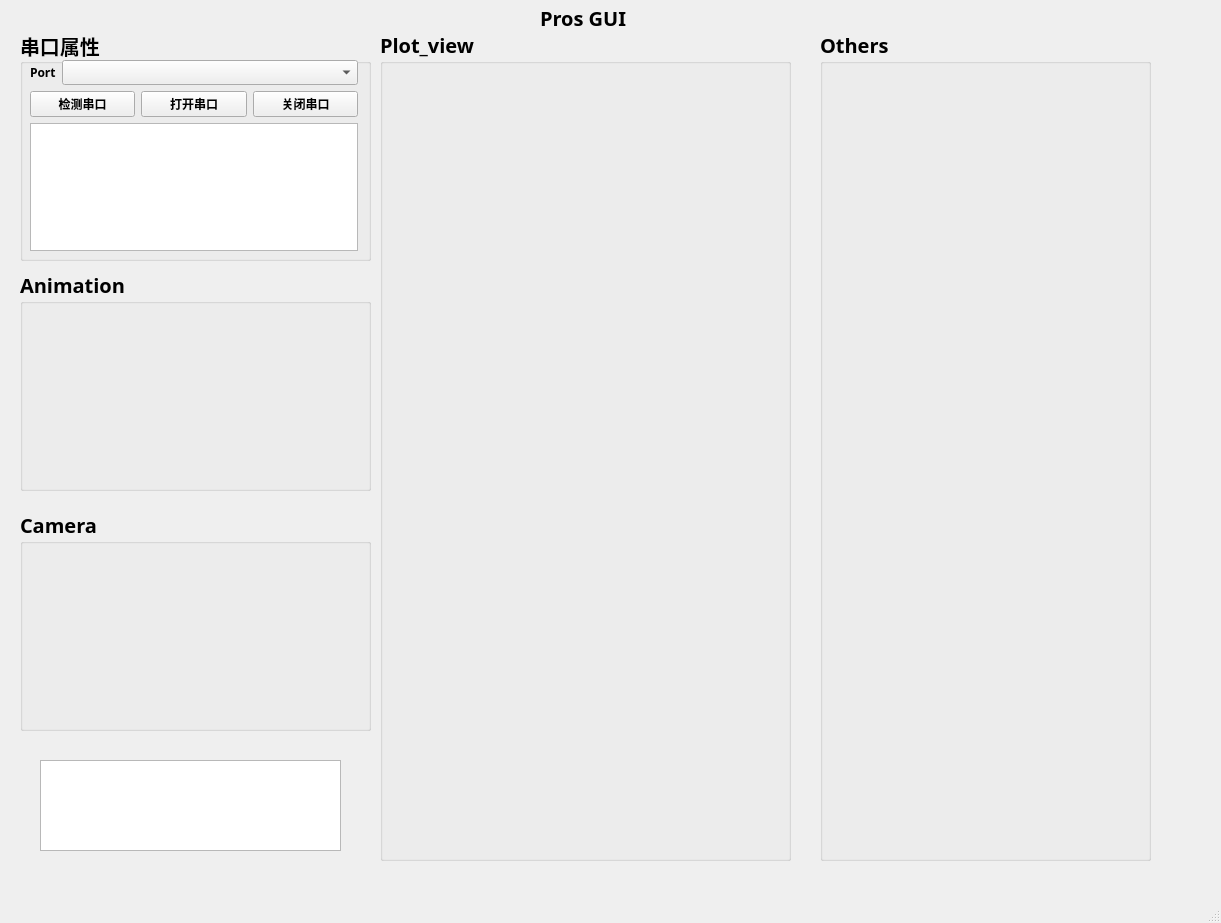
<?xml version="1.0" encoding="UTF-8"?>
<ui version="4.0">
 <class>MainWindow</class>
 <widget class="QMainWindow" name="MainWindow">
  <property name="geometry">
   <rect>
    <x>0</x>
    <y>0</y>
    <width>1221</width>
    <height>923</height>
   </rect>
  </property>
  <property name="font">
   <font>
    <family>微软雅黑</family>
    <pointsize>15</pointsize>
    <weight>75</weight>
    <bold>true</bold>
   </font>
  </property>
  <property name="windowTitle">
   <string>Prosthesis GUI</string>
  </property>
  <property name="windowIcon">
   <iconset>
    <normaloff>pros.png</normaloff>pros.png</iconset>
  </property>
  <widget class="QWidget" name="centralwidget">
   <widget class="QLabel" name="label_title">
    <property name="geometry">
     <rect>
      <x>540</x>
      <y>10</y>
      <width>101</width>
      <height>16</height>
     </rect>
    </property>
    <property name="sizePolicy">
     <sizepolicy hsizetype="Expanding" vsizetype="Expanding">
      <horstretch>0</horstretch>
      <verstretch>0</verstretch>
     </sizepolicy>
    </property>
    <property name="font">
     <font>
      <family>微软雅黑</family>
      <pointsize>15</pointsize>
      <weight>75</weight>
      <bold>true</bold>
     </font>
    </property>
    <property name="text">
     <string>Pros GUI</string>
    </property>
   </widget>
   <widget class="QGroupBox" name="groupBox">
    <property name="geometry">
     <rect>
      <x>20</x>
      <y>30</y>
      <width>351</width>
      <height>231</height>
     </rect>
    </property>
    <property name="sizePolicy">
     <sizepolicy hsizetype="Expanding" vsizetype="Expanding">
      <horstretch>0</horstretch>
      <verstretch>0</verstretch>
     </sizepolicy>
    </property>
    <property name="font">
     <font>
      <family>微软雅黑</family>
      <pointsize>15</pointsize>
      <weight>75</weight>
      <bold>true</bold>
     </font>
    </property>
    <property name="title">
     <string>串口属性</string>
    </property>
    <widget class="QWidget" name="layoutWidget">
     <property name="geometry">
      <rect>
       <x>10</x>
       <y>30</y>
       <width>328</width>
       <height>191</height>
      </rect>
     </property>
     <layout class="QVBoxLayout" name="verticalLayout_2">
      <item>
       <layout class="QHBoxLayout" name="horizontalLayout">
        <item>
         <widget class="QLabel" name="label_port">
          <property name="sizePolicy">
           <sizepolicy hsizetype="Expanding" vsizetype="Expanding">
            <horstretch>0</horstretch>
            <verstretch>0</verstretch>
           </sizepolicy>
          </property>
          <property name="font">
           <font>
            <family>微软雅黑</family>
            <pointsize>9</pointsize>
            <weight>75</weight>
            <bold>true</bold>
           </font>
          </property>
          <property name="text">
           <string>Port</string>
          </property>
         </widget>
        </item>
        <item>
         <widget class="QComboBox" name="combo_port">
          <property name="sizePolicy">
           <sizepolicy hsizetype="Expanding" vsizetype="Expanding">
            <horstretch>1</horstretch>
            <verstretch>0</verstretch>
           </sizepolicy>
          </property>
          <property name="font">
           <font>
            <family>微软雅黑</family>
            <pointsize>9</pointsize>
            <weight>75</weight>
            <bold>true</bold>
           </font>
          </property>
         </widget>
        </item>
       </layout>
      </item>
      <item>
       <layout class="QHBoxLayout" name="horizontalLayout_2">
        <item>
         <widget class="QPushButton" name="btn_check">
          <property name="sizePolicy">
           <sizepolicy hsizetype="Expanding" vsizetype="Expanding">
            <horstretch>0</horstretch>
            <verstretch>0</verstretch>
           </sizepolicy>
          </property>
          <property name="font">
           <font>
            <family>微软雅黑</family>
            <pointsize>9</pointsize>
            <weight>75</weight>
            <bold>true</bold>
           </font>
          </property>
          <property name="text">
           <string>检测串口</string>
          </property>
         </widget>
        </item>
        <item>
         <widget class="QPushButton" name="btn_open">
          <property name="sizePolicy">
           <sizepolicy hsizetype="Expanding" vsizetype="Expanding">
            <horstretch>0</horstretch>
            <verstretch>0</verstretch>
           </sizepolicy>
          </property>
          <property name="font">
           <font>
            <family>微软雅黑</family>
            <pointsize>9</pointsize>
            <weight>75</weight>
            <bold>true</bold>
           </font>
          </property>
          <property name="text">
           <string>打开串口</string>
          </property>
         </widget>
        </item>
        <item>
         <widget class="QPushButton" name="btn_close">
          <property name="sizePolicy">
           <sizepolicy hsizetype="Expanding" vsizetype="Expanding">
            <horstretch>0</horstretch>
            <verstretch>0</verstretch>
           </sizepolicy>
          </property>
          <property name="font">
           <font>
            <family>微软雅黑</family>
            <pointsize>9</pointsize>
            <weight>75</weight>
            <bold>true</bold>
           </font>
          </property>
          <property name="text">
           <string>关闭串口</string>
          </property>
         </widget>
        </item>
       </layout>
      </item>
      <item>
       <widget class="QTextEdit" name="text_port">
        <property name="font">
         <font>
          <family>微软雅黑</family>
          <pointsize>9</pointsize>
          <weight>75</weight>
          <bold>true</bold>
         </font>
        </property>
       </widget>
      </item>
     </layout>
    </widget>
   </widget>
   <widget class="QGroupBox" name="groupBox_2">
    <property name="geometry">
     <rect>
      <x>20</x>
      <y>270</y>
      <width>351</width>
      <height>221</height>
     </rect>
    </property>
    <property name="sizePolicy">
     <sizepolicy hsizetype="Expanding" vsizetype="Expanding">
      <horstretch>0</horstretch>
      <verstretch>0</verstretch>
     </sizepolicy>
    </property>
    <property name="font">
     <font>
      <family>微软雅黑</family>
      <pointsize>15</pointsize>
      <weight>75</weight>
      <bold>true</bold>
     </font>
    </property>
    <property name="title">
     <string>Animation</string>
    </property>
    <widget class="QWidget" name="verticalLayoutWidget">
     <property name="geometry">
      <rect>
       <x>69</x>
       <y>29</y>
       <width>211</width>
       <height>181</height>
      </rect>
     </property>
     <layout class="QVBoxLayout" name="animation_view"/>
    </widget>
   </widget>
   <widget class="QGroupBox" name="groupBox_3">
    <property name="geometry">
     <rect>
      <x>20</x>
      <y>510</y>
      <width>351</width>
      <height>221</height>
     </rect>
    </property>
    <property name="sizePolicy">
     <sizepolicy hsizetype="Expanding" vsizetype="Expanding">
      <horstretch>0</horstretch>
      <verstretch>0</verstretch>
     </sizepolicy>
    </property>
    <property name="font">
     <font>
      <family>微软雅黑</family>
      <pointsize>15</pointsize>
      <weight>75</weight>
      <bold>true</bold>
     </font>
    </property>
    <property name="title">
     <string>Camera</string>
    </property>
    <widget class="QWidget" name="verticalLayoutWidget_2">
     <property name="geometry">
      <rect>
       <x>19</x>
       <y>29</y>
       <width>311</width>
       <height>181</height>
      </rect>
     </property>
     <layout class="QVBoxLayout" name="camera_view"/>
    </widget>
   </widget>
   <widget class="QGroupBox" name="groupBox_4">
    <property name="geometry">
     <rect>
      <x>380</x>
      <y>30</y>
      <width>411</width>
      <height>831</height>
     </rect>
    </property>
    <property name="sizePolicy">
     <sizepolicy hsizetype="Expanding" vsizetype="Expanding">
      <horstretch>0</horstretch>
      <verstretch>0</verstretch>
     </sizepolicy>
    </property>
    <property name="font">
     <font>
      <family>微软雅黑</family>
      <pointsize>15</pointsize>
      <weight>75</weight>
      <bold>true</bold>
     </font>
    </property>
    <property name="title">
     <string>Plot_view</string>
    </property>
    <widget class="QWidget" name="verticalLayoutWidget_3">
     <property name="geometry">
      <rect>
       <x>19</x>
       <y>29</y>
       <width>381</width>
       <height>791</height>
      </rect>
     </property>
     <layout class="QVBoxLayout" name="plot_view"/>
    </widget>
   </widget>
   <widget class="QGroupBox" name="groupBox_5">
    <property name="geometry">
     <rect>
      <x>820</x>
      <y>30</y>
      <width>331</width>
      <height>831</height>
     </rect>
    </property>
    <property name="sizePolicy">
     <sizepolicy hsizetype="Expanding" vsizetype="Expanding">
      <horstretch>0</horstretch>
      <verstretch>0</verstretch>
     </sizepolicy>
    </property>
    <property name="font">
     <font>
      <family>微软雅黑</family>
      <pointsize>15</pointsize>
      <weight>75</weight>
      <bold>true</bold>
     </font>
    </property>
    <property name="title">
     <string>Others</string>
    </property>
    <widget class="QWidget" name="verticalLayoutWidget_4">
     <property name="geometry">
      <rect>
       <x>20</x>
       <y>30</y>
       <width>291</width>
       <height>791</height>
      </rect>
     </property>
     <layout class="QVBoxLayout" name="others_view"/>
    </widget>
   </widget>
   <widget class="QTextEdit" name="textInformation">
    <property name="geometry">
     <rect>
      <x>40</x>
      <y>760</y>
      <width>301</width>
      <height>91</height>
     </rect>
    </property>
   </widget>
  </widget>
  <widget class="QStatusBar" name="statusbar"/>
  <widget class="QMenuBar" name="menubar">
   <property name="geometry">
    <rect>
     <x>0</x>
     <y>0</y>
     <width>1221</width>
     <height>33</height>
    </rect>
   </property>
  </widget>
 </widget>
 <resources/>
 <connections/>
</ui>
